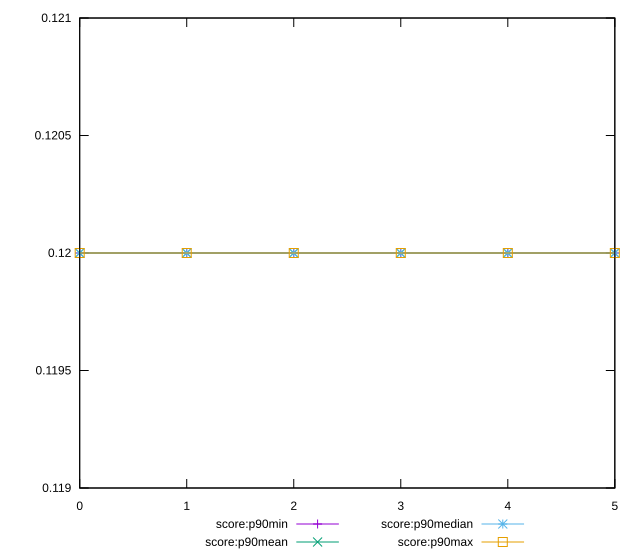

Write the gnuplot code that produced this figure.
reset

$scoreP90Min <<EOF
0 0.12
1 0.12
2 0.12
3 0.12
4 0.12
5 0.12
EOF

$scoreP90Mean <<EOF
0 0.11999999999999986
1 0.11999999999999986
2 0.11999999999999986
3 0.11999999999999986
4 0.11999999999999986
5 0.11999999999999986
EOF

$scoreP90Median <<EOF
0 0.12
1 0.12
2 0.12
3 0.12
4 0.12
5 0.12
EOF

$scoreP90Max <<EOF
0 0.12
1 0.12
2 0.12
3 0.12
4 0.12
5 0.12
EOF

set key outside below
set xrange [0:5]
set yrange [0.11899999999999986:0.121]
set trange [0.11899999999999986:0.121]
set terminal svg size 640, 560 enhanced background rgb 'white'
set output "reprap/uses-long-cache-ttl/progression/score.svg"

plot $scoreP90Min title "score:p90min" with linespoints, \
     $scoreP90Mean title "score:p90mean" with linespoints, \
     $scoreP90Median title "score:p90median" with linespoints, \
     $scoreP90Max title "score:p90max" with linespoints

reset
